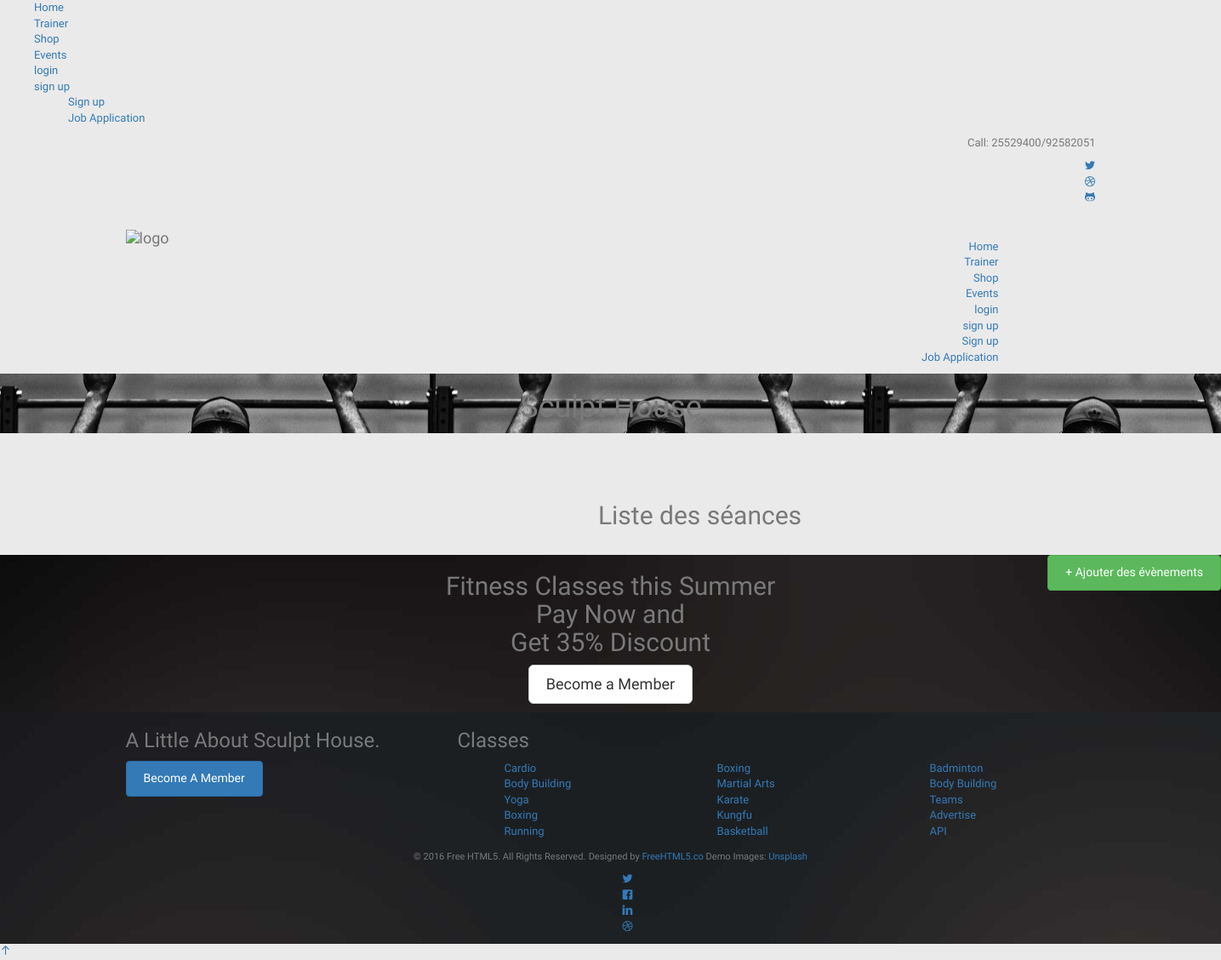
/sculpthouse_front/seance.php, run on an earlier commit of the app's database.
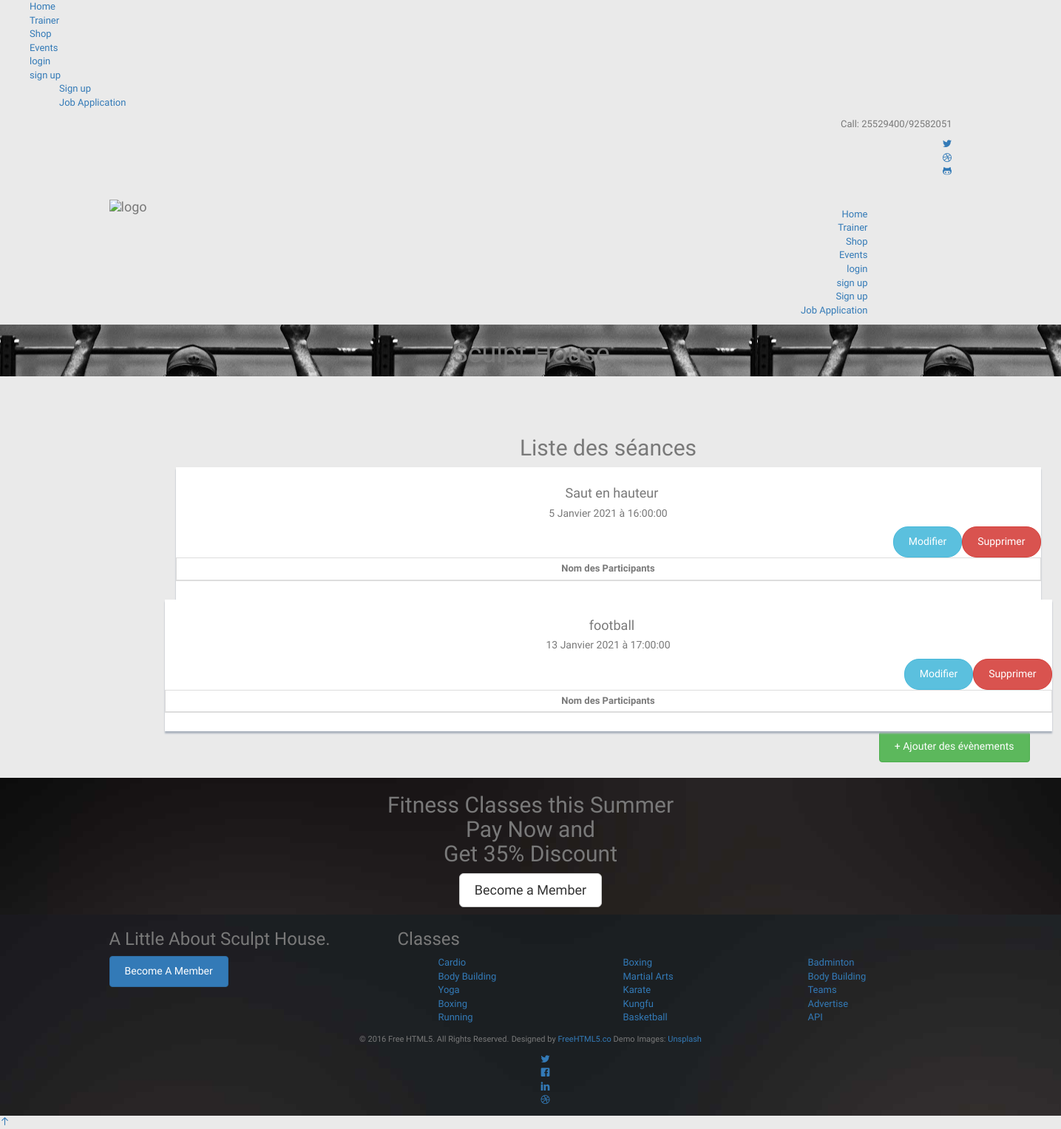
And on a later commit of the database.
### tables this page shows
CREATE TABLE IF NOT EXISTS `events` (
  `EventsID` int(11) NOT NULL,
  `Name` varchar(20) NOT NULL,
  `EventsD` date NOT NULL,
  `heureE` time NOT NULL,
  `description` text NOT NULL,
  `img_id` int(11) DEFAULT NULL,
  KEY `img_id` (`img_id`)
);

### sculpthouse_front/coach/EventsC.php (called while the page is built, shortened)
<?PHP
	class EventsC{
		function afficherSeances(){
			$sql="SELECT EventsID,Name,case extract(MONTH from EventsD)
										WHEN 1 THEN 'Janvier'
										WHEN 2 THEN 'Fevrier'
										WHEN 3 THEN 'Mars'
										WHEN 4 THEN 'Avril'
										WHEN 5 THEN 'Mai'
										WHEN 6 THEN 'Juin'
										WHEN 7 THEN 'Juillet'
										WHEN 8 THEN 'Août'
										WHEN 9 THEN 'Septembre'
										WHEN 10 THEN 'Octobre'
										WHEN 11 THEN 'Novembre'
										WHEN 12 THEN 'Décembre'
										END as \"MONTH\",extract(DAY from EventsD) as \"DAY\",extract(YEAR from EventsD) as \"YEAR\",heureE,
										description FROM events";
			$db = config::getConnexion();
			try{
				$liste = $db->query($sql);
				return $liste;
			}
			catch (Exception $e){
				die('Erreur: '.$e->getMessage());
			}
		}
	}
?>

### sculpthouse_front/seance.php (the view, shortened to what this page needs)
<?PHP
	require_once 'coach\EventsC.php';
	$EventsC=new EventsC();
  $listeSeances=$EventsC->afficherSeances();
?>
<?php require 'header.php';
?>
<div id="fh5co-gallery">
<section id="main-content">
      <section class="wrapper">
      <div class="container text-center">
					<div class="row justify-content-center ">
								<div class="card-body ">
                <div class="col-md-8 col-md-offset-2 text-center fh5co-heading animate-box">
<div class="row">
					  <h2>Liste des séances</h2>
				</div>
        </div>
        </div>
        <?PHP
				  foreach($listeSeances as $user1){
         ?>
        <div class="row mt">
          <div class="col-lg-12">
            <div class="content-panel">
              <h4 ><i class="fa fa-angle-right"></i> <?PHP echo $user1['Name']; ?></h4>
              <h5><i class="fa fa-angle-right"></i> <?PHP echo $user1['DAY']." ".$user1['MONTH']." ".$user1['YEAR']." à ".$user1['heureE']; ?></h5>
              <button type="button" style="float:right;" class="btn btn-round btn-danger">Supprimer</button><button type="button" style="float:right;" class="btn btn-round btn-info">Modifier</button>
              <section id="unseen">
                <table class="table table-bordered table-striped table-condensed"  style="text-align: center;" >
                  <thead>
                    <tr>
                      <th style="text-align:center;">Nom des Participants</th>
                    </tr>
                  </thead>
                </table>
              </section>
            </div>
          </div>
        <?PHP
           }
			  ?>
          </div>
        </div>
        </div>
        <button type="button" onclick="window.location.href = 'add_events.php'" style="float:right;" class="btn btn-success">+ Ajouter des évènements</button>
      </section>
    </section>
<?php require 'footer.php';?>

What changed in the data, as far as the page shows it:
added events: Name "Saut en hauteur", DAY "5", MONTH "Janvier", YEAR "2021", heureE "16:00:00"
added events: Name "football", DAY "13", MONTH "Janvier", YEAR "2021", heureE "17:00:00"
